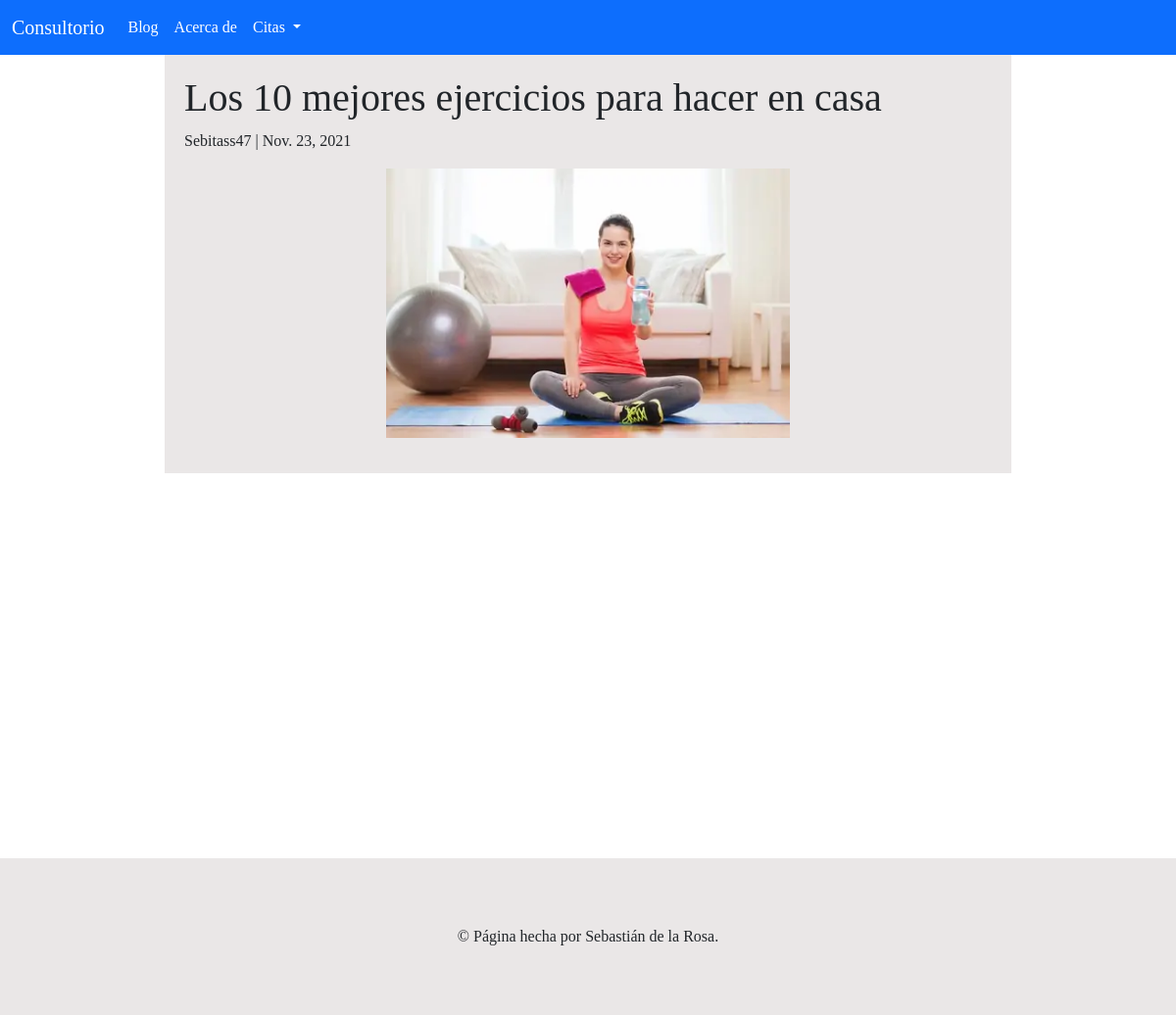
/post/11, run on the app's committed database.
### BlogCitas/models.py (models this page shows, shortened)
class Post(models.Model):
    titulo = models.CharField(max_length=100)
    contenido = tinymce_models.HTMLField()
    imagen = models.ImageField(upload_to="imagenes")
    creador = models.ForeignKey(Doctor, on_delete=models.CASCADE, related_name="posts_doctor")
    fecha = models.DateField()

class Doctor(AbstractUser):
    pass

### BlogCitas/views.py (the view)
# urls.py: path("post/<int:post_id>", views.post, name="post"),
def post(request, post_id):
    post = Post.objects.get(id=post_id)
    return render(request, 'BlogCitas/post.html',{
        "post": post
    })

### BlogCitas/templates/BlogCitas/post.html (shortened to what this page needs)
{% extends "BlogCitas/layout.html" %}
{% load static %}
{% block body %}
<div class="post">
    <h1>{{ post.titulo }}</h1>
    <p>{{ post.creador }} | {{ post.fecha }}</p>
    <div class="portada-post">
        <img src="{{ post.imagen.url }}" alt="{{ post.titulo }}">
    </div>
</div>
{% endblock %}

### BlogCitas/static/BlogCitas/styles.css (style rules this page uses)
.post { padding: 20px; background-color:#EAE7E7; width: 75%; margin-left: auto; margin-right:auto; }
.portada-post img { display:block; margin-left: auto; margin-right:auto; width: 50%; }

### data on the page
Post: titulo "Los 10 mejores ejercicios para hacer en casa", creador "Sebitass47", fecha "Nov. 23, 2021", imagen (picture)
